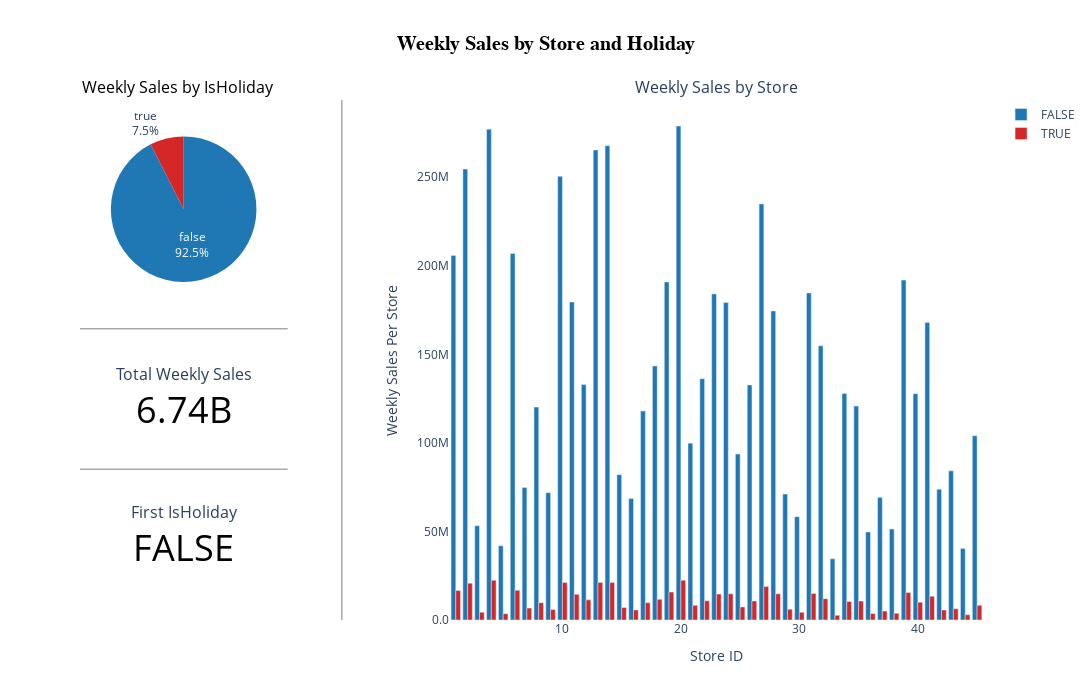

The notebook cell saved with this chart:
### Code cell
# Let's combine the graph and the summary table into a single dashboard-style presentation

# First, set up the overall container for the charts.  Here, we have a 3-row, 2-column
# layout where row1,col2 spans 3 rows
fig = make_subplots(
    rows=3,
    cols=2,
    specs=[
        [{'type':"domain", 't':0.07, 'b':0}, {"type": "xy", "rowspan": 3}],
        [{"type": "indicator", 't':0}, None],
        [{"type": "indicator", 't':-0.06}, None]
    ],
    column_widths=[0.28, 0.72],
    row_heights=[0.5, 0.25, 0.25],
    horizontal_spacing=0.18,
    vertical_spacing=0.15,
    subplot_titles=(
        "",
        "Weekly Sales by Store",
        "",
        ""
    )
)

# Next, let's add the pie chart to the first cell in row 1
pie_trace =  go.Pie(
    labels = df['is_holiday'],
    values = df['total_weekly_sales'],
    textinfo = 'label+percent',
    marker = dict(colors=['#1f77b4', '#d62728']), # false = blue, true = red
    hovertemplate='Is Holiday: %{label}<br>Total Weekly Sales: %{value:$,.2f}<extra></extra>',
    showlegend = False
)

fig.add_trace(pie_trace, row=1, col=1)

# Since adding the title for this cell in the subplots section could (and does) overlap
# a thin pie slice label, add a separate annotation for the title where we can control 
# the text, font, color, position, etc.
fig.add_annotation(
    text="Weekly Sales by IsHoliday",
    x=0.0,  # roughly center of left column
    y=1.05,  # above the pie chart
    xref="paper",
    yref="paper",
    showarrow=False,
    font=dict(size=16, color="black")
)

# ========================================

# Next, add the weekly sales indicator to row2, col1
def formatTotalSales(value):
    if value >= 1_000_000_000:
        return f"{value / 1_000_000_000:.2f}B"
    elif value >= 1_000_000:
        return f"{value / 1_000_000:.2f}M"
    elif value >= 1_000:
        return f"{value / 1_000:.2f}K"
    else:
        return f"{value:2f}"
        
totalSales = df['total_weekly_sales'].sum()
totalSalesFormattedStr = formatTotalSales(totalSales)

weekly_sales_indicator = go.Table(
    header = dict(
        values = ["Total Weekly Sales"],
        fill_color = 'white',
        align = 'center',
        font = dict(size=16)
    ),
    cells = dict (
        values = [[totalSalesFormattedStr]],
        align = 'center',
        fill_color = 'white',
        font = dict(size=36, color='black')
    )
)

fig.add_trace(weekly_sales_indicator, row=2, col=1)

# ========================================

# Next, add the first holiday indicator, row3, col1

first_holiday_indicator = go.Table(
    header = dict(
        values = ["First IsHoliday"],
        fill_color = 'white',
        align = 'center',
        font = dict(size=16)
    ),
    cells = dict(
        values = [[str(top_group['is_holiday']).upper()]],
        align = 'center',
        fill_color = 'white',
        font = dict(size=36, color='black')
    )
)

fig.add_trace(first_holiday_indicator, row=3, col=1)

# ========================================

# Finally, add the grouped bar chart to col 2
colors = {'FALSE': '#1f77b4', 'TRUE':'#d62728'}
for isHoliday in df['is_holiday'].unique():  # Only need the list [True, False], not [True, False, False, True, True, True...]
    df_subset = df[df['is_holiday'] == isHoliday]
    fig.add_trace(
        go.Bar(
            x = df_subset['store_id'],
            y = df_subset['total_weekly_sales'],
            marker_color = colors[str(isHoliday).upper()],
            name = str(isHoliday).upper(),
            hovertemplate = 'Store: %{x}<br>Total Weekly Sales: %{y:$,.2f}<extra></extra>'
        ),
        row = 1,
        col = 2
)

# Final layout adjustments
fig.update_layout(
    height = 700,
    width = 1100,
    title = 'Weekly Sales by Store and Holiday',
    title_x = 0.5,
    xaxis_title = 'Store ID',
    yaxis_title = 'Weekly Sales Per Store',
    yaxis_tickformat = ".2s",
    barmode = 'group',  # for grouped chart
    plot_bgcolor = 'white'
)

# Let's make the report title pop a little more
title_font = dict(size=20, family="Helvetica", color='black', weight='bold')
fig.update_layout(title=dict(text='Weekly Sales by Store and Holiday', x=0.5, font=title_font))

# Add some line separators
# Horizontal, between pie chart and total weekly sales
fig.add_shape(
    type="line",
    x0=0.0, x1=.23,
    y0=0.56, y1=0.56,
    xref="paper", yref="paper",
    line=dict(color="grey", width=1),
    layer="below"
)

# Horizontal, between total weekly sales and first holiday
fig.add_shape(
    type="line",
    x0=0.0, x1=.23,
    y0=0.29, y1=0.29,
    xref="paper", yref="paper",
    line=dict(color="grey", width=1),
    layer="below"
)

# Vertical, between col1 and col2
fig.add_shape(
    type="line",
    x0=0.29, x1=.29,
    y0=0.0, y1=1.0,
    xref="paper", yref="paper",
    line=dict(color="grey", width=1),
    layer="below"
)

fig.show()

### Figure 1 — Plotly figure (JSON) as saved in the notebook; plotly's stock layout.template omitted (floating-point values rounded to 4 significant figures)
{"data": [{"domain": {"x": [0, 0.2296], "y": [0.65, 0.93]}, "hovertemplate": "Is Holiday: %{label}<br>Total Weekly Sales: %{value:$,.2f}<extra></extra>", "labels": [false, true, false, true, false, true, false, true, false, true, false, true, false, true, false, true, false, true, false, true, false, true, false, true, false, true, false, true, false, true, false, true, false, true, false, true, false, true, false, true, false, true, false, true, false, true, false, true, false, true, false, true, false, true, false, true, false, true, false, true, false, true, false, true, false, true, false, true, false, true, false, true, false, true, false, true, false, true, false, true, false, true, false, true, false, true, false, true, false, true], "marker": {"colors": ["#1f77b4", "#d62728"]}, "showlegend": false, "textinfo": "label+percent", "type": "pie", "values": [205700000.0, 16660000.0, 254600000.0, 20790000.0, 53210000.0, 4378000.0, 277100000.0, 22430000.0, 41880000.0, 3595000.0, 206900000.0, 16810000.0, 74870000.0, 6724000.0, 120200000.0, 9753000.0, 71900000.0, 5890000.0, 250500000.0, 21140000.0, 179500000.0, 14480000.0, 132900000.0, 11380000.0, 265400000.0, 21130000.0, 267800000.0, 21210000.0, 82070000.0, 7064000.0, 68590000.0, 5667000.0, 118000000.0, 9798000.0, 143400000.0, 11690000.0, 190900000.0, 15770000.0, 278900000.0, 22490000.0, 99850000.0, 8265000.0, 136200000.0, 10850000.0, 184100000.0, 14630000.0, 179300000.0, 14750000.0, 93660000.0, 7397000.0, 132700000.0, 10720000.0, 234900000.0, 18920000.0, 174500000.0, 14780000.0, 71070000.0, 6070000.0, 58350000.0, 4369000.0, 184600000.0, 15000000.0, 154800000.0, 12040000.0, 34530000.0, 2626000.0, 127800000.0, 10420000.0, 120800000.0, 10740000.0, 49740000.0, 3676000.0, 69130000.0, 5075000.0, 51340000.0, 3815000.0, 191900000.0, 15510000.0, 127800000.0, 10080000.0, 168000000.0, 13350000.0, 73890000.0, 5677000.0, 84210000.0, 6359000.0, 40330000.0, 2960000.0, 104000000.0, 8363000.0]}, {"cells": {"align": "center", "fill": {"color": "white"}, "font": {"color": "black", "size": 36}, "values": [["6.74B"]]}, "domain": {"x": [0, 0.2296], "y": [0.325, 0.5]}, "header": {"align": "center", "fill": {"color": "white"}, "font": {"size": 16}, "values": ["Total Weekly Sales"]}, "type": "table"}, {"cells": {"align": "center", "fill": {"color": "white"}, "font": {"color": "black", "size": 36}, "values": [["FALSE"]]}, "domain": {"x": [0, 0.2296], "y": [0, 0.235]}, "header": {"align": "center", "fill": {"color": "white"}, "font": {"size": 16}, "values": ["First IsHoliday"]}, "type": "table"}, {"hovertemplate": "Store: %{x}<br>Total Weekly Sales: %{y:$,.2f}<extra></extra>", "marker": {"color": "#1f77b4"}, "name": "FALSE", "type": "bar", "x": [1, 2, 3, 4, 5, 6, 7, 8, 9, 10, 11, 12, 13, 14, 15, 16, 17, 18, 19, 20, 21, 22, 23, 24, 25, 26, 27, 28, 29, 30, 31, 32, 33, 34, 35, 36, 37, 38, 39, 40, 41, 42, 43, 44, 45], "xaxis": "x", "y": [205700000.0, 254600000.0, 53210000.0, 277100000.0, 41880000.0, 206900000.0, 74870000.0, 120200000.0, 71900000.0, 250500000.0, 179500000.0, 132900000.0, 265400000.0, 267800000.0, 82070000.0, 68590000.0, 118000000.0, 143400000.0, 190900000.0, 278900000.0, 99850000.0, 136200000.0, 184100000.0, 179300000.0, 93660000.0, 132700000.0, 234900000.0, 174500000.0, 71070000.0, 58350000.0, 184600000.0, 154800000.0, 34530000.0, 127800000.0, 120800000.0, 49740000.0, 69130000.0, 51340000.0, 191900000.0, 127800000.0, 168000000.0, 73890000.0, 84210000.0, 40330000.0, 104000000.0], "yaxis": "y"}, {"hovertemplate": "Store: %{x}<br>Total Weekly Sales: %{y:$,.2f}<extra></extra>", "marker": {"color": "#d62728"}, "name": "TRUE", "type": "bar", "x": [1, 2, 3, 4, 5, 6, 7, 8, 9, 10, 11, 12, 13, 14, 15, 16, 17, 18, 19, 20, 21, 22, 23, 24, 25, 26, 27, 28, 29, 30, 31, 32, 33, 34, 35, 36, 37, 38, 39, 40, 41, 42, 43, 44, 45], "xaxis": "x", "y": [16660000.0, 20790000.0, 4378000.0, 22430000.0, 3595000.0, 16810000.0, 6724000.0, 9753000.0, 5890000.0, 21140000.0, 14480000.0, 11380000.0, 21130000.0, 21210000.0, 7064000.0, 5667000.0, 9798000.0, 11690000.0, 15770000.0, 22490000.0, 8265000.0, 10850000.0, 14630000.0, 14750000.0, 7397000.0, 10720000.0, 18920000.0, 14780000.0, 6070000.0, 4369000.0, 15000000.0, 12040000.0, 2626000.0, 10420000.0, 10740000.0, 3676000.0, 5075000.0, 3815000.0, 15510000.0, 10080000.0, 13350000.0, 5677000.0, 6359000.0, 2960000.0, 8363000.0], "yaxis": "y"}], "layout": {"annotations": [{"font": {"size": 16}, "showarrow": false, "text": "Weekly Sales by Store", "x": 0.7048, "xanchor": "center", "xref": "paper", "y": 1.0, "yanchor": "bottom", "yref": "paper"}, {"font": {"color": "black", "size": 16}, "showarrow": false, "text": "Weekly Sales by IsHoliday", "x": 0, "xref": "paper", "y": 1.05, "yref": "paper"}], "barmode": "group", "height": 700, "plot_bgcolor": "white", "shapes": [{"layer": "below", "line": {"color": "grey", "width": 1}, "type": "line", "x0": 0, "x1": 0.23, "xref": "paper", "y0": 0.56, "y1": 0.56, "yref": "paper"}, {"layer": "below", "line": {"color": "grey", "width": 1}, "type": "line", "x0": 0, "x1": 0.23, "xref": "paper", "y0": 0.29, "y1": 0.29, "yref": "paper"}, {"layer": "below", "line": {"color": "grey", "width": 1}, "type": "line", "x0": 0.29, "x1": 0.29, "xref": "paper", "y0": 0, "y1": 1, "yref": "paper"}], "title": {"font": {"color": "black", "family": "Helvetica", "size": 20, "weight": "bold"}, "text": "Weekly Sales by Store and Holiday", "x": 0.5}, "width": 1100, "xaxis": {"anchor": "y", "domain": [0.4096, 1], "title": {"text": "Store ID"}}, "yaxis": {"anchor": "x", "domain": [0, 1.0], "tickformat": ".2s", "title": {"text": "Weekly Sales Per Store"}}}}
